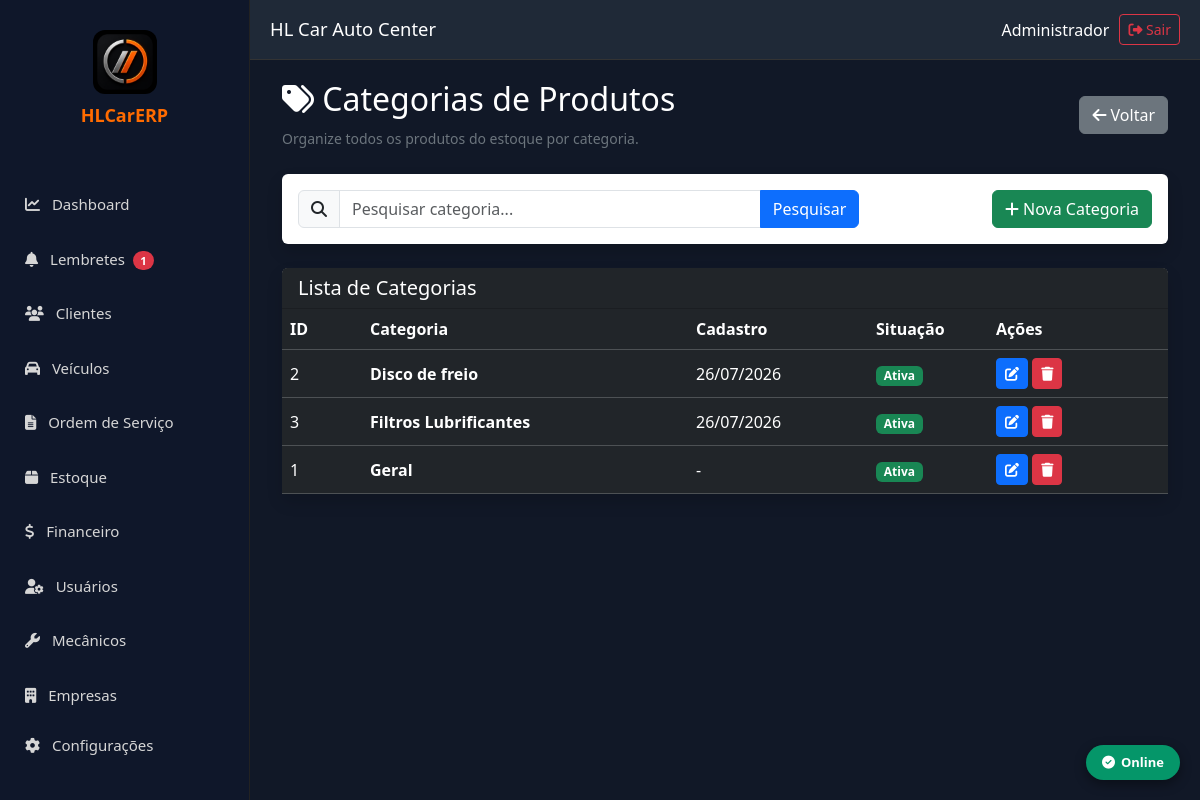
Screenshot of /categorias (signed in) with the database file from the repository.
### models.py (models this page shows)
class Categoria(db.Model):
    __tablename__ = "categorias"
    id = db.Column(db.Integer, primary_key=True)
    empresa_id = db.Column(db.Integer, db.ForeignKey("empresas.id"), nullable=False)
    nome = db.Column(db.String(120), nullable=False)
    descricao = db.Column(db.String(255))
    ativo = db.Column(db.Boolean, default=True, nullable=False)
    criado_em = db.Column(db.DateTime, default=datetime.utcnow)
    alterado_em = db.Column(db.DateTime, default=datetime.utcnow, onupdate=datetime.utcnow)
    empresa = db.relationship("Empresa")
    __table_args__ = (
        UniqueConstraint("empresa_id", "nome", name="uk_categoria_empresa"),
    )

### app.py (the view)
@app.route("/categorias")
@login_required
def categorias():
    try:
        lista = Categoria.query.order_by(Categoria.nome).all()
    except Exception:
        lista = []
    return render_template("categorias.html", categorias=lista)

### app.py (called while the page is built)
def login_required(f):
    @wraps(f)
    def decorated_function(*args, **kwargs):
        if "usuario_id" not in session:
            return redirect("/login")
        return f(*args, **kwargs)
    return decorated_function

### templates/categorias.html (shortened to what this page needs)
{% extends "base.html" %}
{% block conteudo %}
<div class="container-fluid">
    <div class="d-flex justify-content-between align-items-center mb-4">
        <div>
            <h2 class="text-white">
                <i class="fa fa-tags"></i>
                Categorias de Produtos
            </h2>
            <small class="text-secondary">
                Organize todos os produtos do estoque por categoria.
            </small>
        </div>
        <div>
            <a href="/estoque" class="btn btn-secondary">
                <i class="fa fa-arrow-left"></i>
                Voltar
            </a>
        </div>
    </div>
    <div class="card shadow border-0 mb-4">
        <div class="card-body">
            <div class="row align-items-center">
                <div class="col-md-8">
                    <form method="GET">
                        <div class="input-group">
                            <span class="input-group-text"><i class="fa fa-search"></i></span>
                            <input type="text" name="pesquisa" class="form-control"
                                   placeholder="Pesquisar categoria..."
                                   value="{{ request.args.get('pesquisa','') }}">
                            <button class="btn btn-primary" type="submit">Pesquisar</button>
                        </div>
                    </form>
                </div>
                <div class="col-md-4 text-end">
                    <button class="btn btn-success" data-bs-toggle="modal" data-bs-target="#modalCategoria"
                            onclick="limparModal()">
                        <i class="fa fa-plus"></i>
                        Nova Categoria
                    </button>
                </div>
            </div>
        </div>
    </div>
    <div class="card shadow border-0">
        <div class="card-header bg-dark text-white">
            <h5 class="mb-0">Lista de Categorias</h5>
        </div>
        <div class="card-body p-0">
            <table class="table table-dark table-hover align-middle mb-0">
                <thead>
                    <tr>
                        <th width="80">ID</th>
                        <th>Categoria</th>
                        <th width="180">Cadastro</th>
                        <th width="120">Situação</th>
                        <th width="180">Ações</th>
                    </tr>
                </thead>
                <tbody>
                {% for categoria in categorias %}
                    <tr>
                        <td>{{ categoria.id }}</td>
                        <td><strong>{{ categoria.nome }}</strong></td>
                        <td>
                            {% if categoria.criado_em %}
                                {{ categoria.criado_em.strftime("%d/%m/%Y") }}
                            {% else %}
                                -
                            {% endif %}
                        </td>
                        <td>
                            {% if categoria.ativo is none or categoria.ativo %}
                                <span class="badge bg-success">Ativa</span>
                            {% else %}
                                <span class="badge bg-danger">Inativa</span>
                            {% endif %}
                        </td>
                        <td>
                            <button class="btn btn-primary btn-sm"
                                onclick="editarCategoria({{ categoria.id }}, '{{ categoria.nome|e }}', '{{ (categoria.descricao or '')|e }}', {{ 1 if (categoria.ativo is none or categoria.ativo) else 0 }})">
                                <i class="fa fa-edit"></i>
                            </button>
                            <button class="btn btn-danger btn-sm"
                                onclick="excluirCategoria({{ categoria.id }}, '{{ categoria.nome|e }}')">
                                <i class="fa fa-trash"></i>
                            </button>
                        </td>
                    </tr>
                {% else %}
                    <tr>
                        <td colspan="5" class="text-center py-4 text-secondary">
                            Nenhuma categoria cadastrada.
                        </td>
                    </tr>
                {% endfor %}
                </tbody>
            </table>
        </div>
    </div>
</div>
{% endblock %}

### templates/base.html (style rules this page uses)
* { margin:0; padding:0; box-sizing:border-box; font-family:Segoe UI,Tahoma,Geneva,Verdana,sans-serif; }
body { background:#111827; overflow-x:hidden; }
.table-dark th, .table-dark td { white-space:nowrap; }

### rows the page displays
Categoria: id "2", nome "Disco de freio", criado_em "26/07/2026", ativo "Ativa"
Categoria: id "3", nome "Filtros Lubrificantes", criado_em "26/07/2026", ativo "Ativa"
Categoria: id "1", nome "Geral", shows "Ativa"

### other values shown
{{ lembretes_pendentes }} "1"
{{ session.get('usuario_nome', 'Usuário') }} "Administrador"
